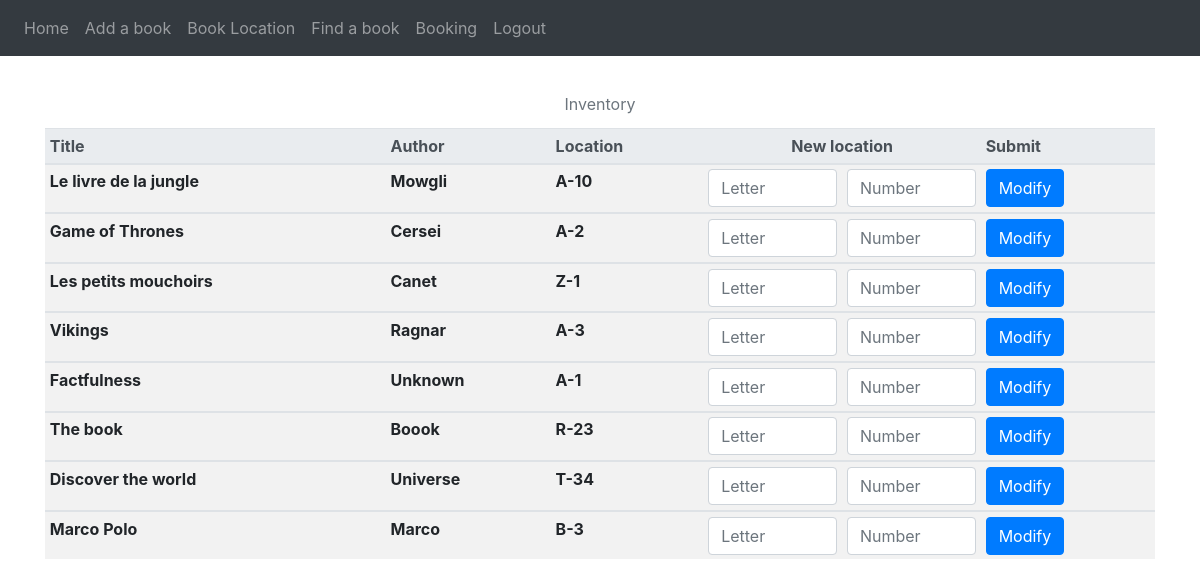
Page /change-location (signed in) on the committed database.
### website/models/book.py (models this page shows)
class Book(db.Model):
    id = db.Column(db.Integer, primary_key=True)
    title = db.Column(db.String(1000))
    author = db.Column(db.String(1000))
    publication_date = db.Column(db.Date)
    row_letter = db.Column(db.String(10))
    row_number = db.Column(db.Integer)
    available = db.Column(db.Boolean, default=False)

### website/views/interface.py (the view, shortened to what this page needs)
@v1.route('/change-location', methods=['GET', 'POST'])
@login_required
def change_location():
    inventory = Book.query.all()
    return render_template('book_location.html', inventory=inventory, user=current_user)

### website/__init__.py (called while the page is built)
def create_app():
    app = Flask(__name__)
    app.config['SECRET_KEY'] = 'Manadge project'
    app.config['SQLALCHEMY_DATABASE_URI'] = f'sqlite:///{DB_NAME}'
    db.init_app(app)
    from website.views.interface import v1
    import website.views.authentification
    app.register_blueprint(v1)
    create_db(app)
    login_manager = LoginManager()
    login_manager.login_view = 'interface.home_page'
    login_manager.init_app(app)
    from website.models.user import User
    @login_manager.user_loader
    def load_user(id):
        return User.query.get(int(id))#get is searching directly on the primarly key
    return app

### website/templates/book_location.html (shortened to what this page needs)
{% extends "header.html" %} {% block title %}Add a book{% endblock %} {% block content %}
    <table class="table table-striped table-hover table-sm " xmlns="http://www.w3.org/1999/html">
        <caption style="caption-side: top; text-align: center;">Inventory</caption>
        <thead class="thead-light">
        <tr>
            <th>Title</th>
            <th>Author</th>
            <th>Location</th>
            <th colspan="2" style="text-align: center; width: 25%">New location</th>
            <th>Submit</th>
        </tr>
        </thead>
        <tbody>
        {% for book in inventory %}
            <tr>
                <th>{{ book.title }}</th>
                <th>{{ book.author }}</th>
                <th>{{ book.row_letter }}-{{ book.row_number }}</th>
                <form method="post">
                    <th>
                        <input type="text" class="form-control" id="rowLetter" name="rowLetter" placeholder="Letter"/>
                    </th>
                    <th><input type="number" class="form-control" id="rowNumber" name="rowNumber" placeholder="Number"/>
                    </th>
                    <th>
                        <input type="submit" value="Modify" class="btn btn-primary">
                    </th>
                </form>
            </tr>
            </tbody>
        {% endfor %}
    </table>
{% endblock %}

### website/templates/header.html (shortened to what this page needs)
<!DOCTYPE html>
<html>
<head>
    <link
            rel="stylesheet"
            href="https://stackpath.bootstrapcdn.com/bootstrap/4.4.1/css/bootstrap.min.css"
    />
    <link
            rel="stylesheet"
            href="https://stackpath.bootstrapcdn.com/font-awesome/4.7.0/css/font-awesome.min.css"
    />
    <link rel="stylesheet" href="https://stackpath.bootstrapcdn.com/bootstrap/4.1.3/css/bootstrap.min.css"
>
</head>
<body>
<nav class="navbar navbar-expand-lg navbar-dark bg-dark">
    <div class="collapse navbar-collapse" id="navbar">
        <div class="navbar-nav">
            {% if user.is_authenticated %}
                <a class="nav-item nav-link" id="home" href="/">Home</a>
                {% if user.special_access %}
                    <a class="nav-item nav-link" id="addBook" href="/add-book">Add a book</a>
                    <a class="nav-item nav-link" id="changeLocation" href="/change-location">Book Location</a>
                {% endif %}
                <a class="nav-item nav-link" id="findBook" href="/find-book">Find a book</a>
                <a class="nav-item nav-link" id="booking" href="/booking">Booking</a>
                <a class="nav-item nav-link" id="logout" href="/logout">Logout</a>
            {% else %}
                <a class="nav-item nav-link" id="login" href="/login">Login</a>
                <a class="nav-item nav-link" id="signUp" href="/sign-up">Sign Up</a>
            {% endif %}
        </div>
    </div>
</nav>
<div class="container">{% block content %} {% endblock %}</div>
</body>

### rows in the picture
Book: title "Le livre de la jungle", author "Mowgli", row_letter "A", row_number "10"
Book: title "Game of Thrones", author "Cersei", row_letter "A", row_number "2"
Book: title "Les petits mouchoirs", author "Canet", row_letter "Z", row_number "1"
Book: title "Vikings", author "Ragnar", row_letter "A", row_number "3"
Book: title "Factfulness", author "Unknown", row_letter "A", row_number "1"
Book: title "The book", author "Boook", row_letter "R", row_number "23"
Book: title "Discover the world", author "Universe", row_letter "T", row_number "34"
Book: title "Marco Polo", author "Marco", row_letter "B", row_number "3"
